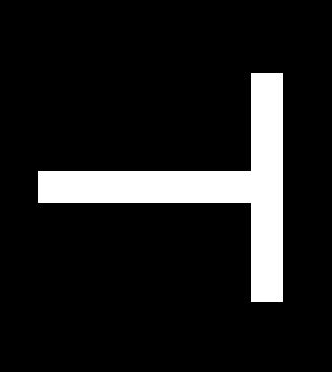
#> input picture sample.JPG, 332 x 372 px, found by its file name
$ python 36.LineDetection.py
#> lines starting #> are read from the running program, lines starting #| are printed output that depends on the picture; after the words box and inside, x2 and y2 are one past the last pixel; in counts of white or black regions, pixels touching at a corner belong together

import cv2
import numpy as np

# Load the image
image = cv2.imread('sample.jpg')
#> image is the input picture: shape (372, 332, 3); min 0, max 255, mean 29.2
gray = cv2.cvtColor(image, cv2.COLOR_BGR2GRAY)

# Apply Canny edge detection
edges = cv2.Canny(gray, 50, 150, apertureSize=3)
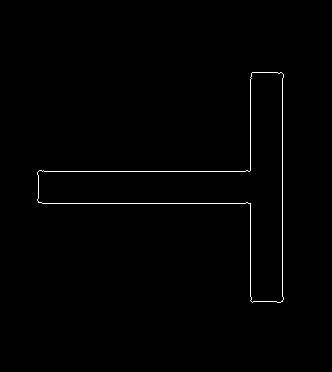
#> edges: shape (372, 332); 0.76% white in thin lines or dots, all inside (x1, y1, x2, y2) = (37, 72, 284, 303)

# Perform Hough Line Transform
lines = cv2.HoughLinesP(edges, 1, np.pi/180, threshold=100, minLineLength=100, maxLineGap=10)
#> lines = [[42, 203, 250, 203], [282, 301, 282, 73], [38, 171, 249, 171]]

# Draw detected lines on the original image
if lines is not None:
    for line in lines:
        x1, y1, x2, y2 = line[0]
        cv2.line(image, (x1, y1), (x2, y2), (0, 255, 0), 2)
#> this loop made 3 passes
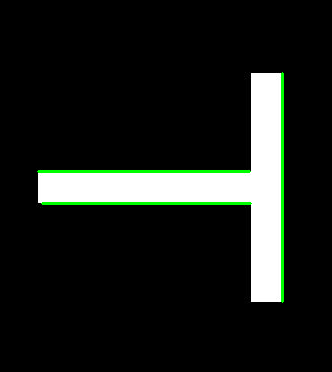
#> image: shape (372, 332, 3); 1.58% of pixels changed, all inside (x1, y1, x2, y2) = (37, 72, 284, 303)

# Display the result
cv2.imshow('Line Detection', image)
cv2.waitKey(0)
cv2.destroyAllWindows()

$ run again, with Chessboard.JPG copied over sample.JPG
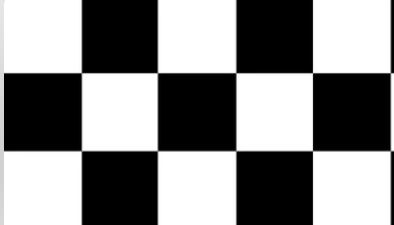
#> input picture Chessboard.JPG, 394 x 225 px, found by its file name
#> image is the input picture: shape (225, 394, 3); min 0, max 255, mean 136.2
#> `edges = cv2.Canny(gray, 50, 150, apertureSize=3)`:
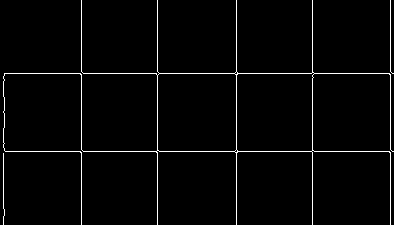
#> edges: shape (225, 394); 2.3% white in thin lines or dots
#> lines = [[4, 73, 393, 73], [5, 151, 393, 151], [390, 224, 390, 0], [157, 224, 157, 0], [236, 224, 236, 0], [81, 224, 81, 0], [312, 224, 312, 0]]
#> the loop `for line in lines:` made 7 passes
#> after the loop `for line in lines:`:
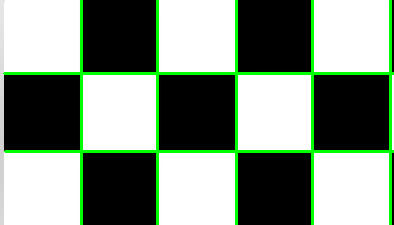
#> image: shape (225, 394, 3); 6.34% of pixels changed, all inside (x1, y1, x2, y2) = (3, 0, 394, 225)
